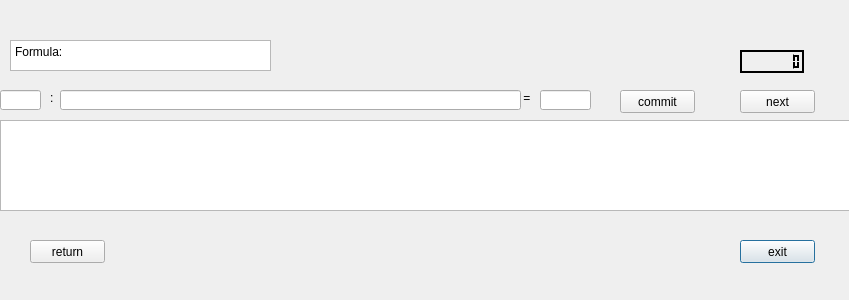
<?xml version="1.0" encoding="UTF-8"?>
<ui version="4.0">
 <class>English</class>
 <widget class="QDialog" name="English">
  <property name="geometry">
   <rect>
    <x>0</x>
    <y>0</y>
    <width>849</width>
    <height>300</height>
   </rect>
  </property>
  <property name="windowTitle">
   <string>Dialog</string>
  </property>
  <widget class="QPushButton" name="pushButton_2">
   <property name="geometry">
    <rect>
     <x>740</x>
     <y>240</y>
     <width>75</width>
     <height>23</height>
    </rect>
   </property>
   <property name="text">
    <string>exit</string>
   </property>
  </widget>
  <widget class="QLineEdit" name="lineEdit">
   <property name="geometry">
    <rect>
     <x>60</x>
     <y>90</y>
     <width>461</width>
     <height>20</height>
    </rect>
   </property>
  </widget>
  <widget class="QTextEdit" name="textEdit">
   <property name="geometry">
    <rect>
     <x>0</x>
     <y>120</y>
     <width>851</width>
     <height>91</height>
    </rect>
   </property>
  </widget>
  <widget class="QPushButton" name="pushButton">
   <property name="geometry">
    <rect>
     <x>30</x>
     <y>240</y>
     <width>75</width>
     <height>23</height>
    </rect>
   </property>
   <property name="text">
    <string>return</string>
   </property>
  </widget>
  <widget class="QLineEdit" name="lineEdit_2">
   <property name="geometry">
    <rect>
     <x>540</x>
     <y>90</y>
     <width>51</width>
     <height>20</height>
    </rect>
   </property>
  </widget>
  <widget class="QLabel" name="label">
   <property name="geometry">
    <rect>
     <x>520</x>
     <y>90</y>
     <width>21</width>
     <height>16</height>
    </rect>
   </property>
   <property name="text">
    <string> =</string>
   </property>
  </widget>
  <widget class="QPushButton" name="pushButton_3">
   <property name="geometry">
    <rect>
     <x>620</x>
     <y>90</y>
     <width>75</width>
     <height>23</height>
    </rect>
   </property>
   <property name="text">
    <string>commit</string>
   </property>
  </widget>
  <widget class="QTextEdit" name="textEdit_2">
   <property name="geometry">
    <rect>
     <x>10</x>
     <y>40</y>
     <width>261</width>
     <height>31</height>
    </rect>
   </property>
   <property name="html">
    <string>&lt;!DOCTYPE HTML PUBLIC &quot;-//W3C//DTD HTML 4.0//EN&quot; &quot;http://www.w3.org/TR/REC-html40/strict.dtd&quot;&gt;
&lt;html&gt;&lt;head&gt;&lt;meta name=&quot;qrichtext&quot; content=&quot;1&quot; /&gt;&lt;style type=&quot;text/css&quot;&gt;
p, li { white-space: pre-wrap; }
&lt;/style&gt;&lt;/head&gt;&lt;body style=&quot; font-family:'SimSun'; font-size:9pt; font-weight:400; font-style:normal;&quot;&gt;
&lt;p style=&quot; margin-top:0px; margin-bottom:0px; margin-left:0px; margin-right:0px; -qt-block-indent:0; text-indent:0px;&quot;&gt;Formula:&lt;/p&gt;&lt;/body&gt;&lt;/html&gt;</string>
   </property>
  </widget>
  <widget class="QLCDNumber" name="lcdNumber">
   <property name="geometry">
    <rect>
     <x>740</x>
     <y>50</y>
     <width>64</width>
     <height>23</height>
    </rect>
   </property>
   <property name="palette">
    <palette>
     <active>
      <colorrole role="WindowText">
       <brush brushstyle="SolidPattern">
        <color alpha="255">
         <red>255</red>
         <green>255</green>
         <blue>255</blue>
        </color>
       </brush>
      </colorrole>
      <colorrole role="Button">
       <brush brushstyle="SolidPattern">
        <color alpha="255">
         <red>0</red>
         <green>0</green>
         <blue>0</blue>
        </color>
       </brush>
      </colorrole>
      <colorrole role="Light">
       <brush brushstyle="SolidPattern">
        <color alpha="255">
         <red>0</red>
         <green>0</green>
         <blue>0</blue>
        </color>
       </brush>
      </colorrole>
      <colorrole role="Midlight">
       <brush brushstyle="SolidPattern">
        <color alpha="255">
         <red>0</red>
         <green>0</green>
         <blue>0</blue>
        </color>
       </brush>
      </colorrole>
      <colorrole role="Dark">
       <brush brushstyle="SolidPattern">
        <color alpha="255">
         <red>0</red>
         <green>0</green>
         <blue>0</blue>
        </color>
       </brush>
      </colorrole>
      <colorrole role="Mid">
       <brush brushstyle="SolidPattern">
        <color alpha="255">
         <red>0</red>
         <green>0</green>
         <blue>0</blue>
        </color>
       </brush>
      </colorrole>
      <colorrole role="Text">
       <brush brushstyle="SolidPattern">
        <color alpha="255">
         <red>255</red>
         <green>255</green>
         <blue>255</blue>
        </color>
       </brush>
      </colorrole>
      <colorrole role="BrightText">
       <brush brushstyle="SolidPattern">
        <color alpha="255">
         <red>255</red>
         <green>255</green>
         <blue>255</blue>
        </color>
       </brush>
      </colorrole>
      <colorrole role="ButtonText">
       <brush brushstyle="SolidPattern">
        <color alpha="255">
         <red>255</red>
         <green>255</green>
         <blue>255</blue>
        </color>
       </brush>
      </colorrole>
      <colorrole role="Base">
       <brush brushstyle="SolidPattern">
        <color alpha="255">
         <red>0</red>
         <green>0</green>
         <blue>0</blue>
        </color>
       </brush>
      </colorrole>
      <colorrole role="Window">
       <brush brushstyle="SolidPattern">
        <color alpha="255">
         <red>0</red>
         <green>0</green>
         <blue>0</blue>
        </color>
       </brush>
      </colorrole>
      <colorrole role="Shadow">
       <brush brushstyle="SolidPattern">
        <color alpha="255">
         <red>0</red>
         <green>0</green>
         <blue>0</blue>
        </color>
       </brush>
      </colorrole>
      <colorrole role="AlternateBase">
       <brush brushstyle="SolidPattern">
        <color alpha="255">
         <red>0</red>
         <green>0</green>
         <blue>0</blue>
        </color>
       </brush>
      </colorrole>
      <colorrole role="ToolTipBase">
       <brush brushstyle="SolidPattern">
        <color alpha="255">
         <red>255</red>
         <green>255</green>
         <blue>220</blue>
        </color>
       </brush>
      </colorrole>
      <colorrole role="ToolTipText">
       <brush brushstyle="SolidPattern">
        <color alpha="255">
         <red>0</red>
         <green>0</green>
         <blue>0</blue>
        </color>
       </brush>
      </colorrole>
     </active>
     <inactive>
      <colorrole role="WindowText">
       <brush brushstyle="SolidPattern">
        <color alpha="255">
         <red>255</red>
         <green>255</green>
         <blue>255</blue>
        </color>
       </brush>
      </colorrole>
      <colorrole role="Button">
       <brush brushstyle="SolidPattern">
        <color alpha="255">
         <red>0</red>
         <green>0</green>
         <blue>0</blue>
        </color>
       </brush>
      </colorrole>
      <colorrole role="Light">
       <brush brushstyle="SolidPattern">
        <color alpha="255">
         <red>0</red>
         <green>0</green>
         <blue>0</blue>
        </color>
       </brush>
      </colorrole>
      <colorrole role="Midlight">
       <brush brushstyle="SolidPattern">
        <color alpha="255">
         <red>0</red>
         <green>0</green>
         <blue>0</blue>
        </color>
       </brush>
      </colorrole>
      <colorrole role="Dark">
       <brush brushstyle="SolidPattern">
        <color alpha="255">
         <red>0</red>
         <green>0</green>
         <blue>0</blue>
        </color>
       </brush>
      </colorrole>
      <colorrole role="Mid">
       <brush brushstyle="SolidPattern">
        <color alpha="255">
         <red>0</red>
         <green>0</green>
         <blue>0</blue>
        </color>
       </brush>
      </colorrole>
      <colorrole role="Text">
       <brush brushstyle="SolidPattern">
        <color alpha="255">
         <red>255</red>
         <green>255</green>
         <blue>255</blue>
        </color>
       </brush>
      </colorrole>
      <colorrole role="BrightText">
       <brush brushstyle="SolidPattern">
        <color alpha="255">
         <red>255</red>
         <green>255</green>
         <blue>255</blue>
        </color>
       </brush>
      </colorrole>
      <colorrole role="ButtonText">
       <brush brushstyle="SolidPattern">
        <color alpha="255">
         <red>255</red>
         <green>255</green>
         <blue>255</blue>
        </color>
       </brush>
      </colorrole>
      <colorrole role="Base">
       <brush brushstyle="SolidPattern">
        <color alpha="255">
         <red>0</red>
         <green>0</green>
         <blue>0</blue>
        </color>
       </brush>
      </colorrole>
      <colorrole role="Window">
       <brush brushstyle="SolidPattern">
        <color alpha="255">
         <red>0</red>
         <green>0</green>
         <blue>0</blue>
        </color>
       </brush>
      </colorrole>
      <colorrole role="Shadow">
       <brush brushstyle="SolidPattern">
        <color alpha="255">
         <red>0</red>
         <green>0</green>
         <blue>0</blue>
        </color>
       </brush>
      </colorrole>
      <colorrole role="AlternateBase">
       <brush brushstyle="SolidPattern">
        <color alpha="255">
         <red>0</red>
         <green>0</green>
         <blue>0</blue>
        </color>
       </brush>
      </colorrole>
      <colorrole role="ToolTipBase">
       <brush brushstyle="SolidPattern">
        <color alpha="255">
         <red>255</red>
         <green>255</green>
         <blue>220</blue>
        </color>
       </brush>
      </colorrole>
      <colorrole role="ToolTipText">
       <brush brushstyle="SolidPattern">
        <color alpha="255">
         <red>0</red>
         <green>0</green>
         <blue>0</blue>
        </color>
       </brush>
      </colorrole>
     </inactive>
     <disabled>
      <colorrole role="WindowText">
       <brush brushstyle="SolidPattern">
        <color alpha="255">
         <red>0</red>
         <green>0</green>
         <blue>0</blue>
        </color>
       </brush>
      </colorrole>
      <colorrole role="Button">
       <brush brushstyle="SolidPattern">
        <color alpha="255">
         <red>0</red>
         <green>0</green>
         <blue>0</blue>
        </color>
       </brush>
      </colorrole>
      <colorrole role="Light">
       <brush brushstyle="SolidPattern">
        <color alpha="255">
         <red>0</red>
         <green>0</green>
         <blue>0</blue>
        </color>
       </brush>
      </colorrole>
      <colorrole role="Midlight">
       <brush brushstyle="SolidPattern">
        <color alpha="255">
         <red>0</red>
         <green>0</green>
         <blue>0</blue>
        </color>
       </brush>
      </colorrole>
      <colorrole role="Dark">
       <brush brushstyle="SolidPattern">
        <color alpha="255">
         <red>0</red>
         <green>0</green>
         <blue>0</blue>
        </color>
       </brush>
      </colorrole>
      <colorrole role="Mid">
       <brush brushstyle="SolidPattern">
        <color alpha="255">
         <red>0</red>
         <green>0</green>
         <blue>0</blue>
        </color>
       </brush>
      </colorrole>
      <colorrole role="Text">
       <brush brushstyle="SolidPattern">
        <color alpha="255">
         <red>0</red>
         <green>0</green>
         <blue>0</blue>
        </color>
       </brush>
      </colorrole>
      <colorrole role="BrightText">
       <brush brushstyle="SolidPattern">
        <color alpha="255">
         <red>255</red>
         <green>255</green>
         <blue>255</blue>
        </color>
       </brush>
      </colorrole>
      <colorrole role="ButtonText">
       <brush brushstyle="SolidPattern">
        <color alpha="255">
         <red>0</red>
         <green>0</green>
         <blue>0</blue>
        </color>
       </brush>
      </colorrole>
      <colorrole role="Base">
       <brush brushstyle="SolidPattern">
        <color alpha="255">
         <red>0</red>
         <green>0</green>
         <blue>0</blue>
        </color>
       </brush>
      </colorrole>
      <colorrole role="Window">
       <brush brushstyle="SolidPattern">
        <color alpha="255">
         <red>0</red>
         <green>0</green>
         <blue>0</blue>
        </color>
       </brush>
      </colorrole>
      <colorrole role="Shadow">
       <brush brushstyle="SolidPattern">
        <color alpha="255">
         <red>0</red>
         <green>0</green>
         <blue>0</blue>
        </color>
       </brush>
      </colorrole>
      <colorrole role="AlternateBase">
       <brush brushstyle="SolidPattern">
        <color alpha="255">
         <red>0</red>
         <green>0</green>
         <blue>0</blue>
        </color>
       </brush>
      </colorrole>
      <colorrole role="ToolTipBase">
       <brush brushstyle="SolidPattern">
        <color alpha="255">
         <red>255</red>
         <green>255</green>
         <blue>220</blue>
        </color>
       </brush>
      </colorrole>
      <colorrole role="ToolTipText">
       <brush brushstyle="SolidPattern">
        <color alpha="255">
         <red>0</red>
         <green>0</green>
         <blue>0</blue>
        </color>
       </brush>
      </colorrole>
     </disabled>
    </palette>
   </property>
   <property name="digitCount">
    <number>8</number>
   </property>
  </widget>
  <widget class="QLineEdit" name="lineEdit_3">
   <property name="geometry">
    <rect>
     <x>0</x>
     <y>90</y>
     <width>41</width>
     <height>20</height>
    </rect>
   </property>
  </widget>
  <widget class="QLabel" name="label_2">
   <property name="geometry">
    <rect>
     <x>50</x>
     <y>90</y>
     <width>21</width>
     <height>16</height>
    </rect>
   </property>
   <property name="text">
    <string>:</string>
   </property>
  </widget>
  <widget class="QPushButton" name="pushButton_4">
   <property name="geometry">
    <rect>
     <x>740</x>
     <y>90</y>
     <width>75</width>
     <height>23</height>
    </rect>
   </property>
   <property name="text">
    <string>next</string>
   </property>
  </widget>
 </widget>
 <resources/>
 <connections/>
</ui>
